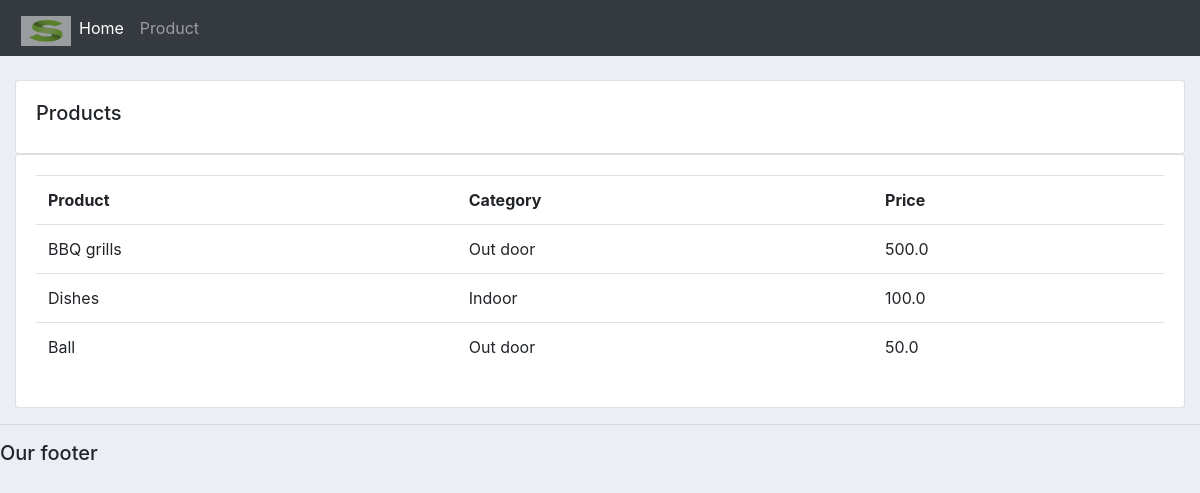
The app's page /product/ with its own data.
### accounts/models.py (models this page shows, shortened)
class Product(models.Model):
     CATEGORY =    (
        ('Indoor','Indoor'),
        ('Out door','Out door'),
     )
     Name = models.CharField(max_length=200,null=True)
     Price = models.FloatField(null=True)
     Category = models.CharField(max_length=200,null=True,choices=CATEGORY)
     Description = models.CharField(max_length=200,null=True,blank=True)
     Date_created = models.DateTimeField(auto_now_add=True,null=True)
     tags = models.ManyToManyField(Tag)

### accounts/views.py (the view)
# urls.py: path('product/',views.product,name='products'),
def product(request):
    product= Product.objects.all()
    return render(request,'products.html',{'products':product})

### accounts/templates/products.html
{% extends 'main.html' %} {% block content %}
<br>
<div class="row">
    <div class="col-md">
        <div class="card card-body">
            <h5>Products</h5>
        </div>
        <div class="card card-body">
            <table class="table">
                <tr>
                    <th>Product</th>
                    <th>Category</th>
                    <th>Price</th>
                </tr>
                {% for i in products %}
                <tr>
                    <td>{{i.Name}}</td>
                    <td>{{i.Category}}</td>
                    <td>{{i.Price}}</td>
                </tr>
                {% endfor %}
            </table>
        </div>
    </div>
</div>
{% endblock content %}

### accounts/static/css/main.css (style rules this page uses)
body { background-color: #ebeff5; }

### records on screen
Product: Name "BBQ grills", Category "Out door", Price "500.0"
Product: Name "Dishes", Category "Indoor", Price "100.0"
Product: Name "Ball", Category "Out door", Price "50.0"
